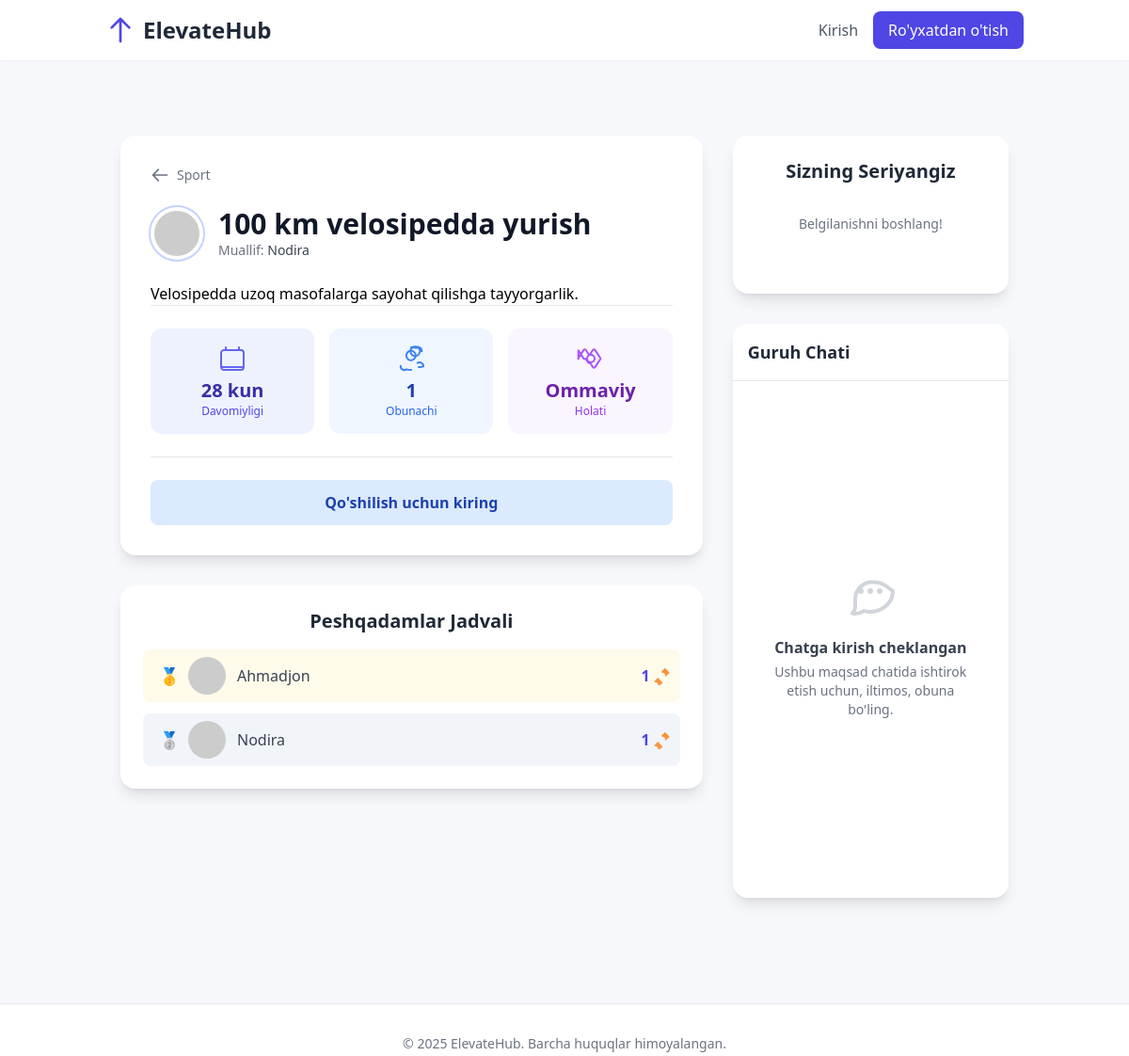
The page /goal/106/ on the database its author committed.
### users/models.py (models this page shows, shortened)
class Goal(models.Model):
    VISIBILITY_CHOICES = [("public", "Ommaviy"), ("private", "Shaxsiy")]
    DURATION_CHOICES = [(7, "7 kun"), (14, "14 kun"), (21, "21 kun"), (28, "28 kun")]
    title = models.CharField(max_length=200, verbose_name="Maqsad Nomi")
    description = models.TextField(verbose_name="Izoh")
    category = models.ForeignKey(
        GoalCategory,
        on_delete=models.SET_NULL,
        null=True,
        related_name="goals",
        verbose_name="Yo'nalishi",
    )
    sub_category = models.ForeignKey(
        SubCategory,
        on_delete=models.SET_NULL,
        null=True,
        blank=True,
        verbose_name="Ichki Yo'nalish",
    )
    duration = models.IntegerField(choices=DURATION_CHOICES, verbose_name="Davomiyligi")
    visibility = models.CharField(
        max_length=10,
        choices=VISIBILITY_CHOICES,
        default="public",
        verbose_name="Ko'rinishi",
    )
    phone_number = models.CharField(
        max_length=20, blank=True, verbose_name="Telefon Raqam"
    )
    telegram_username = models.CharField(
        max_length=100, blank=True, verbose_name="Telegram User"
    )
    created_by = models.ForeignKey(
        settings.AUTH_USER_MODEL, on_delete=models.CASCADE, related_name="created_goals"
    )
    created_at = models.DateTimeField(auto_now_add=True)
    subscribers = models.ManyToManyField(
        settings.AUTH_USER_MODEL, related_name="subscribed_goals", blank=True
    )

class GoalCategory(models.Model):
    name = models.CharField(max_length=100, unique=True, verbose_name="Nomi")
    slug = models.SlugField(max_length=120, unique=True, blank=True)
    color = models.CharField(max_length=20, default="#e0e7ff", verbose_name="Rangi")
    icon = models.CharField(max_length=50, blank=True, null=True, verbose_name="Ikona")
    class Meta:
        verbose_name = "Maqsad Yo'nalishi"
        verbose_name_plural = "Maqsad Yo'nalishlari"
        ordering = ["name"]

class CustomUser(AbstractUser):
    email = models.EmailField(unique=True, blank=False, null=False)
    class Meta:
        verbose_name = "User"
        verbose_name_plural = "Users"

class GoalStreak(models.Model):
    user = models.ForeignKey(
        settings.AUTH_USER_MODEL, on_delete=models.CASCADE, related_name="streaks"
    )
    goal = models.ForeignKey(Goal, on_delete=models.CASCADE, related_name="streaks")
    date = models.DateField(default=timezone.now)
    streak_count = models.IntegerField(default=1)
    class Meta:
        unique_together = ("user", "goal", "date")
        ordering = ["-date"]

### users/views.py (the view, shortened to what this page needs)
# urls.py: path("goal/<int:pk>/", views.GoalDetailView.as_view(), name="goal_detail"),
class GoalDetailView(DetailView):
    model = Goal
    template_name = "goal_detail.html"  # The new, final template
    context_object_name = "goal"
    def get_context_data(self, **kwargs):
        context = super().get_context_data(**kwargs)
        goal = self.get_object()
        user = self.request.user
        if self.request.user.is_authenticated:
            context["subtasks"] = goal.subtasks.all()
            context["subtask_form"] = SubTaskForm()
        context["subscribers"] = goal.subscribers.all()
        context["subscribers_count"] = goal.subscribers.count()
        all_streaks = GoalStreak.objects.filter(goal=goal).order_by("user", "-date")
        latest_streaks_map = {}
        for streak in all_streaks:
            if streak.user_id not in latest_streaks_map:
                latest_streaks_map[streak.user_id] = streak
        leaderboard = sorted(
            latest_streaks_map.values(), key=lambda x: x.streak_count, reverse=True
        )[:10]
        context["leaderboard"] = leaderboard
        return context

### templates/goal_detail.html (shortened to what this page needs)
{% extends 'base.html' %}
{% load static %}
{% block content %}
<div class="max-w-7xl mx-auto py-12 px-4">
    <div class="grid grid-cols-1 lg:grid-cols-3 gap-8 items-start">
        <div class="lg:col-span-2 space-y-8">
            <div class="card bg-white p-8 rounded-2xl shadow-lg">
                <a href="{% url 'category_detail' goal.category.slug %}" class="inline-flex items-center text-gray-500 hover:text-indigo-600 mb-6 text-sm font-medium">
                    <svg class="w-5 h-5 mr-2" fill="none" viewBox="0 0 24 24" stroke-width="2" stroke="currentColor"><path stroke-linecap="round" stroke-linejoin="round" d="M10 19l-7-7m0 0l7-7m-7 7h18"></path></svg>
                    <span>{{ goal.category.name }}</span>
                </a>
                <div class="flex items-center mb-4">
                    <img class="w-14 h-14 rounded-full mr-4 object-cover ring-2 ring-indigo-200 p-1" src="https://i.pravatar.cc/150?u={{ goal.created_by.username }}" alt="{{ goal.created_by.username }}">
                    <div>
                        <h1 class="text-3xl font-extrabold text-gray-900">{{ goal.title }}</h1>
                        <p class="text-sm text-gray-500">Muallif: <span class="font-medium text-gray-700">{{ goal.created_by.first_name|default:goal.created_by.username }}</span></p>
                    </div>
                </div>
                <p class="text-gray-600 leading-relaxed my-6">{{ goal.description|linebreaks }}</p>
                <div class="grid grid-cols-2 md:grid-cols-3 gap-4 text-center border-t pt-6 mb-6">
                    <div class="stat-card bg-indigo-50 p-4 rounded-xl">
                        <div class="text-xl font-bold text-indigo-800">{{ goal.get_duration_display }}</div>
                        <div class="text-xs text-indigo-600">Davomiyligi</div>
                    </div>
                    <div class="stat-card bg-blue-50 p-4 rounded-xl">
                        <div class="text-xl font-bold text-blue-800">{{ subscribers_count }}</div>
                        <div class="text-xs text-blue-600">Obunachi</div>
                    </div>
                    <div class="stat-card bg-purple-50 p-4 rounded-xl">
                        <div class="text-xl font-bold text-purple-800">{{ goal.get_visibility_display }}</div>
                        <div class="text-xs text-purple-600">Holati</div>
                    </div>
                </div>
                <div class="mt-6 pt-6 border-t">
                    <form action="{% url 'goal_subscribe' goal.id %}" method="post">
                        {% if user.is_authenticated %}
                            {% if user in subscribers%}
                                <button type="submit" class="w-full bg-gray-200 text-gray-800 font-bold py-3 rounded-lg hover:bg-gray-300 transition-colors">Obunani bekor qilish</button>
                            {% else %}
                                <button type="submit" class="w-full bg-blue-100 text-blue-800 font-bold py-3 rounded-lg hover:bg-blue-200 transition-colors">Maqsadga qo'shilish</button>
                            {% endif %}
                        {% else %}
                            <a href="{% url 'login' %}?next={{ request.path }}" class="block w-full text-center bg-blue-100 text-blue-800 font-bold py-3 rounded-lg hover:bg-blue-200 transition-colors">Qo'shilish uchun kiring</a>
                        {% endif %}
                    </form>
                </div>
            </div>
            <div class="card bg-white p-6 rounded-2xl shadow-lg">
                <h2 class="text-xl font-bold text-gray-800 mb-4 text-center">Peshqadamlar Jadvali</h2>
                <ul class="space-y-3">
                    {% for streak in leaderboard %}<li class="leaderboard-item flex items-center p-2 rounded-lg {% if forloop.counter == 1 %}bg-amber-50{% elif forloop.counter == 2 %}bg-slate-100{% elif forloop.counter == 3 %}bg-orange-50{% endif %}"><div class="leaderboard-rank w-10 text-center font-bold text-lg">{% if forloop.counter == 1 %}🥇{% elif forloop.counter == 2 %}🥈{% elif forloop.counter == 3 %}🥉{% else %}{{ forloop.counter }}.{% endif %}</div><img class="w-10 h-10 rounded-full mr-3 object-cover" src="https://i.pravatar.cc/150?u={{ streak.user.username }}" alt="{{ streak.user.username }}"><span class="text-gray-700 font-medium flex-grow">{{ streak.user.first_name|default:streak.user.username }}</span><span class="font-bold text-indigo-600 flex items-center">{{ streak.streak_count }}</span></li>{% empty %}<p class="text-center text-gray-500 text-sm py-4">Hali peshqadamlar yo'q. Birinchi bo'ling!</p>{% endfor %}
                </ul>
            </div>
        </div>
        <div class="lg:col-span-1 space-y-8 sticky top-24">
            <div class="card bg-white p-6 rounded-2xl shadow-lg">
                <h2 class="text-xl font-bold text-gray-800 mb-4 text-center">Sizning Seriyangiz</h2>
                <div class="grid grid-cols-7 gap-2 text-center mb-6">
                    {% for day in week_days %}<div class="streak-day p-2 rounded-full {% if day.is_active %}active{% endif %}"><div class="text-xs font-bold">{{ day.name }}</div><div class="text-lg font-bold">{{ day.date }}</div></div>{% empty %}<p class="col-span-7 text-center text-sm text-gray-500 py-4">Belgilanishni boshlang!</p>{% endfor %}
                </div>
            </div>
            <div class="card bg-white rounded-2xl shadow-lg h-[calc(100vh-32rem)] flex flex-col">
                <h3 class="font-bold text-lg p-4 border-b text-gray-800 flex-shrink-0">Guruh Chati</h3>
                <div id="chat-messages" class="flex-grow p-4 space-y-4 overflow-y-auto">
                    {% if is_subscribed_to_chat %}{% for msg in chat_messages %}<div class="flex items-end gap-2 {% if msg.user == user %}flex-row-reverse{% endif %}"><img class="w-8 h-8 rounded-full object-cover" src="https://i.pravatar.cc/150?u={{ msg.user.username }}" alt="{{ msg.user.username }}"><div class="p-3 rounded-xl max-w-xs {% if msg.user == user %}bg-indigo-500 text-white{% else %}bg-gray-200 text-gray-800{% endif %}"><p class="text-sm">{{ msg.message }}</p></div></div>{% endfor %}
                    {% else %}<div class="flex flex-col items-center justify-center h-full text-center text-gray-500 p-4"><h4 class="font-semibold text-gray-700">Chatga kirish cheklangan</h4><p class="mt-1 text-sm">Ushbu maqsad chatida ishtirok etish uchun, iltimos, obuna bo'ling.</p></div>{% endif %}
                </div>
            </div>
        </div>
    </div>
</div>
{% endblock %}

### templates/base.html (style rules this page uses)
body { background-color: #f7f8fc; }

### templates/goal_detail.html (style rules this page uses)
body { background-color: #f7f8fc; }
.card, .leaderboard-item, .streak-day { transition: all 0.3s ease; }
#chat-messages { scroll-behavior: smooth; }

### rows shown on the page
Goal: category.name "Sport", title "100 km velosipedda yurish", created_by.first_name "Nodira", description "Velosipedda uzoq masofalarga sayohat qilishga tayyorgarlik.", duration "28 kun", visibility "Ommaviy"
GoalStreak: user.first_name "Ahmadjon", streak_count "1"
GoalStreak: user.first_name "Nodira", streak_count "1"

### other values the page prints
{{ subscribers_count }} "1"
